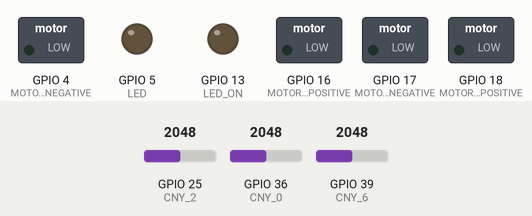
Simulated run of this sketch. Board: ESP32. Parts: switched loads named in the sketch (green lamp = pin HIGH), output pins drawn as LEDs (lit = HIGH). The test bench sets the inputs (shaded band); at power-on: GPIO 36 (CNY_0) = 2048, GPIO 25 (CNY_2) = 2048, GPIO 39 (CNY_6) = 2048.

Above: at 1.2 s.
1.3 s: GPIO 36 (CNY_0) set to 1960
At 1.58 s:
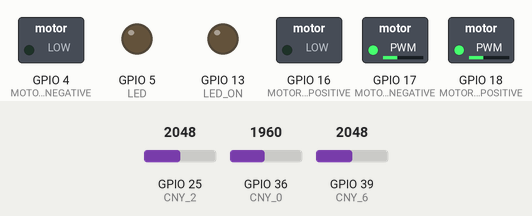
4.3 s: GPIO 25 (CNY_2) set to 1926
At 5.7 s:
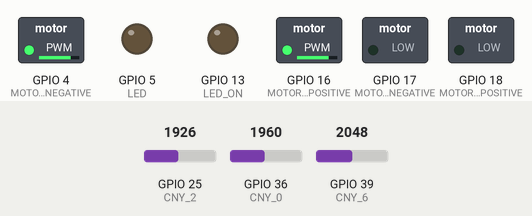
Timing chart, 0 to 7.3 s (numbered marks = the images above; inputs shaded):
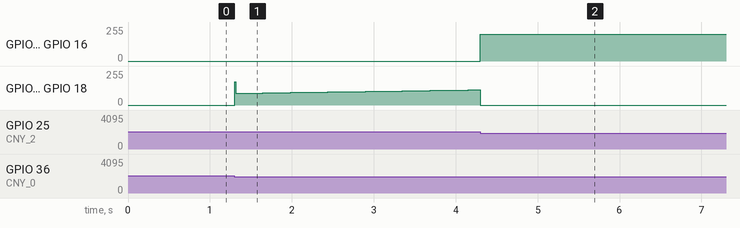

Measured:
- the behaviour switches between 2000 and 1999 on GPIO 25 (CNY_2) (found by bisection; images 1 and 2)
- after the input at 4.3 s, GPIO 4 (MOTOR_IZQUIERDO_NEGATIVE), GPIO 16 (MOTOR_DERECHO_POSITIVE): 0/255 → 200/255 at once

The sketch:

Robotlaberinto.ino
```cpp
#define PUSH 12
#define LED 5

#define MOTOR_DERECHO_POSITIVE 16
#define MOTOR_DERECHO_NEGATIVE 17
#define MOTOR_RIGTH_A 34
#define MOTOR_RIGTH_B 35

#define MOTOR_IZQUIERDO_POSITIVE 18
#define MOTOR_IZQUIERDO_NEGATIVE 4
#define MOTOR_LEFT_A 23
#define MOTOR_LEFT_B 19

#define CNY_0 36
#define CNY_1 33  // frente
#define CNY_2 25  // frente-der
#define CNY_3 26
#define CNY_4 27  // frente-izq
#define CNY_5 32  // frente
#define CNY_6 39
#define LED_ON 13

int sensores[] = {CNY_0, CNY_1, CNY_2, CNY_3, CNY_4, CNY_5, CNY_6}; // Corrected array declaration

// PID constants
const float Kp = 1.0;
const float Ki = 0.1;
const float Kd = 0.01;

// PID variables
float error = 0;
float previousError = 0;
float integral = 0;
float derivative = 0;
float controlSignal = 0;
unsigned long lastMillis = 0;
const unsigned long deltaMillis = 10;
const int wallThreshold = 2000; // Ajusta este valor según tu sensor y entorno
void setup() {
  for (int i = 0; i < sizeof(sensores)/sizeof(sensores[0]); i++) {
    pinMode(sensores[i], INPUT);
  }
  pinMode(LED_ON, OUTPUT);
  pinMode(PUSH, INPUT);
  pinMode(LED, OUTPUT);
  pinMode(MOTOR_DERECHO_POSITIVE, OUTPUT);
  pinMode(MOTOR_DERECHO_NEGATIVE, OUTPUT);
  pinMode(MOTOR_RIGTH_A, INPUT);   //como es para el encoder se poner como entrada
  pinMode(MOTOR_RIGTH_B, INPUT);   //como es para el encoder se poner como entrada
  pinMode(MOTOR_IZQUIERDO_POSITIVE, OUTPUT);
  pinMode(MOTOR_IZQUIERDO_NEGATIVE, OUTPUT);
  pinMode(MOTOR_LEFT_A, INPUT);   //como es para el encoder se poner como entrada
  pinMode(MOTOR_LEFT_B, INPUT);   //como es para el encoder se poner como entrada
}

void loop() {
  if (millis() - lastMillis >= deltaMillis) {
    lastMillis = millis();
    int sensorValue0 = analogRead(CNY_0);
    int sensorValue6 = analogRead(CNY_6);
    int sensorValue2 = analogRead(CNY_2);
    error = sensorValue0 - sensorValue6;
    integral += error * (deltaMillis / 1000.0);
    derivative = (error - previousError) / (deltaMillis / 1000.0);
    controlSignal = Kp * error + Ki * integral + Kd * derivative;
    previousError = error;
    if (sensorValue2 < wallThreshold) {
      analogWrite(MOTOR_DERECHO_POSITIVE, 200); // Velocidad moderada
      analogWrite(MOTOR_DERECHO_NEGATIVE, 0);
      analogWrite(MOTOR_IZQUIERDO_POSITIVE, 0);
      analogWrite(MOTOR_IZQUIERDO_NEGATIVE, 200); // Motor izquierdo en reversa
    } else {
      int motorSpeed = constrain(controlSignal, -255, 255);
      if (motorSpeed > 0) {
        analogWrite(MOTOR_DERECHO_POSITIVE, motorSpeed);
        analogWrite(MOTOR_DERECHO_NEGATIVE, 0);
        analogWrite(MOTOR_IZQUIERDO_POSITIVE, 0);
        analogWrite(MOTOR_IZQUIERDO_NEGATIVE, motorSpeed);
      } else {
        analogWrite(MOTOR_DERECHO_POSITIVE, 0);
        analogWrite(MOTOR_DERECHO_NEGATIVE, -motorSpeed);
        analogWrite(MOTOR_IZQUIERDO_POSITIVE, -motorSpeed);
        analogWrite(MOTOR_IZQUIERDO_NEGATIVE, 0);
      }
    }
  }
}
```
